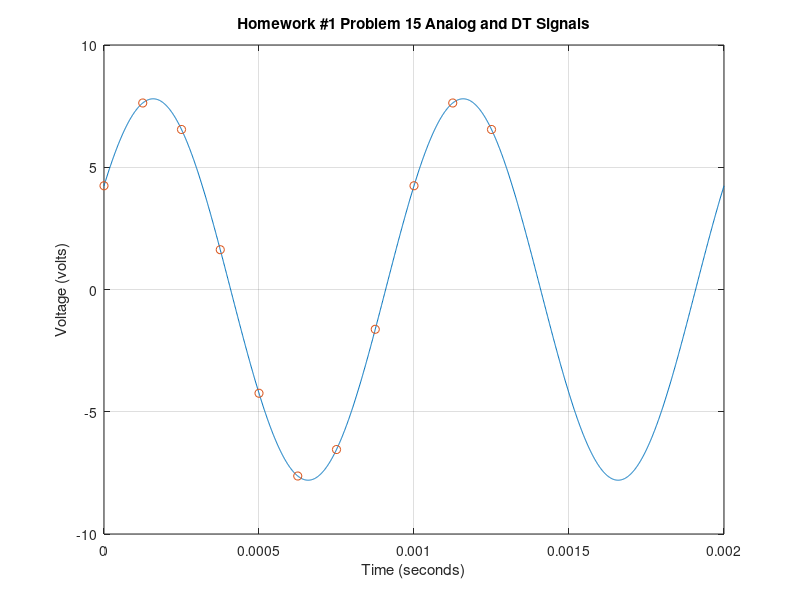

MATLAB code to generate this figure:
clear *; close all; clc;

% To start with, I want to generate a plot that looks like an analog
% waveform.  However Matlab only works with discrete time waveforms.  So
% the way I'm going to do this, is by using a super high sampling
% frequency, so the discrete time and analog waveforms look pretty much the
% same.  By "super high" I mean a sampling frequency that will give me
% 1,000 time samples in each period of the analog waveform.  Another way to
% say the same thing, is to say I'm going to use a sampling frequency that
% is 1,000 times higher than the frequency of the signal (which in this
% case is also 1,000)
fs=1000*1000;

% I did not specify in the problem what time interval you should plot the
% signal over.  I'm going to pick to plot it from t=0 to t=2/1000 seconds.
% That's t=0 to t=.002.  That should give me two cycles of the 1 kHz sine
% wave.  As always, I want the distance between the time samples to be
% 1/fs seconds.  Now I'll make an array of time samples from 0 to .002 in 
% steps of 1/fs
t=[0:1/fs:0.002];

% Now life is pretty easy, I just need to write the equation for the signal
% and plot it
x=-7.8*sin(2*pi*1000*t+10);
plot(t,x);

% These are optional commands, that just make the graph look prettier.
grid on;
xlabel('Time (seconds)');
ylabel('Voltage (volts)');
title('Homework #1 Problem 15 Analog Waveform');

% Here is a way to stop the execution of the matlab script, until the user
% presses the tne ENTER key
input('Click mouse on matlab command window, then press ENTER key to continue execution');

% Now let's generate the discrete time signal I asked for in the problem.
% The problem specified the sampling frequency of 8,000 samples per second,
% which we will usually call 8 kHz.  I only wanted the first 10 samples, so
% I will go from t=0 to t=10/8000;  I'll plot them on the same graph as the
% analog waveform, so you can compare them.
fs=8000;
t=[0:1/fs:10/8000];
x=-7.8*sin(2*pi*1000*t+10);

% Now I'm going to plot the discrete time signal on top of the analog
% signal I already made.  I'll do that by first using the figure(1)
% command.  That will bring the figure to the top of the PC's screen, so
% the user does not have to click on it.  Next I'll use hold on.  Normally
% every time you execute a plot command, Matlab first removes the old graph
% that was there, then plots the new one.  The hold on command tells Matlab
% to not erase the old plot, to just put the new one on top of it.  You can
% do a third, forth, fifth, etc. plot on top of these.  If you want to stop
% this, use the hold off command.
figure(1);
hold on;

% The plot command is the same as the analog signal, except I will use the
% string 'o' at the end.  This tells matlab to not play connect the dots.
% Instead it will lot a circle at each point
plot(t,x,'o');

% Finally, let's change the title.  The hold on command has no impact
% on this, the new titles always destroy the old titles, they do not 
% write on top of them
title('Homework #1 Problem 15 Analog and DT Signals');

% Here is the way I would normally look at x[0] to x[10]
x

% It is just a little bit easier to read them, if you change the array 
% into a single column.  It is trivial to do that in matlab with the
% transpose (single quote) operator, like this
x'

% Here's a real fancy way to display them.  I don't expect you to do this
% normally, I'm just trying to make a final display that makes it a little
% clearer what each number means.  If you are struggling to understand
% matlab, don't bother reading the code below, you don't need it.  But for
% those of you that want an idea of how you can format your output a little
% more cleanly in the command window, I thought this example might help.
% contact me if you can't figure it out.
for i=1:length(x)
    n=i-1;
    disp(['x[',num2str(n),'] = ',num2str(x(i))]);
end


